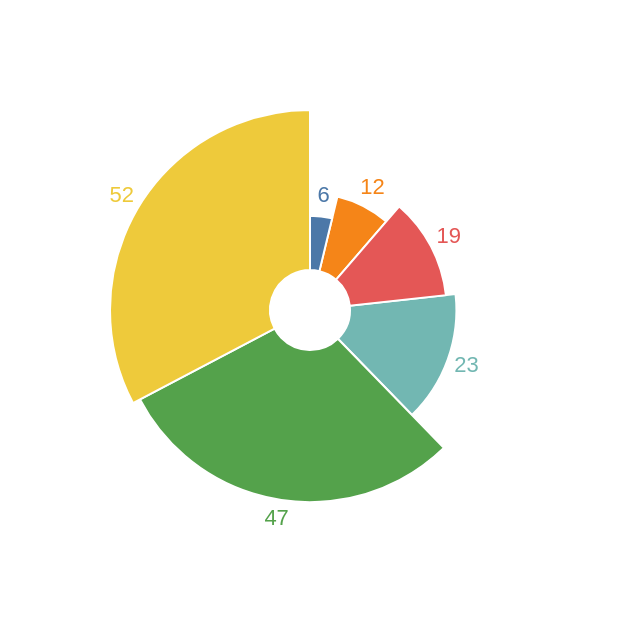

Here is the Vega-Lite specification saved for this chart:
### Vega-Lite specification from a JSON file in a GitHub repository (floating-point values rounded to 4 significant figures)
{"$schema": "https://vega.github.io/schema/vega-lite/v4.json", "description": "A simple radial chart with embedded data.", "data": {"values": [12, 23, 47, 6, 52, 19]}, "layer": [{"mark": {"type": "arc", "innerRadius": 20, "stroke": "#fff"}}, {"mark": {"type": "text", "radiusOffset": 10}, "encoding": {"text": {"field": "data", "type": "quantitative"}}}], "encoding": {"theta": {"field": "data", "type": "quantitative", "stack": true}, "radius": {"field": "data", "scale": {"type": "sqrt", "zero": true, "range": [20, 100]}}, "color": {"field": "data", "type": "nominal", "legend": null}}, "view": {"stroke": null}}
